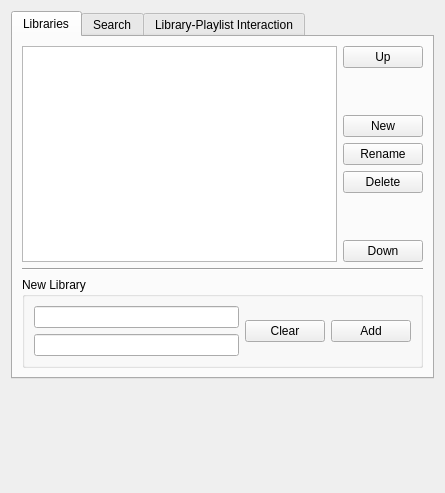
<?xml version="1.0" encoding="UTF-8"?>
<ui version="4.0">
 <class>GUI_LibraryPreferences</class>
 <widget class="QWidget" name="GUI_LibraryPreferences">
  <property name="geometry">
   <rect>
    <x>0</x>
    <y>0</y>
    <width>445</width>
    <height>493</height>
   </rect>
  </property>
  <layout class="QGridLayout" name="gridLayout">
   <property name="verticalSpacing">
    <number>20</number>
   </property>
   <item row="0" column="0">
    <widget class="QTabWidget" name="tabWidget">
     <property name="currentIndex">
      <number>0</number>
     </property>
     <widget class="QWidget" name="tab_libraries">
      <attribute name="title">
       <string>Libraries</string>
      </attribute>
      <layout class="QGridLayout" name="gridLayout_5">
       <item row="0" column="1">
        <layout class="QVBoxLayout" name="verticalLayout_2">
         <item>
          <widget class="QPushButton" name="btn_up">
           <property name="text">
            <string>Up</string>
           </property>
          </widget>
         </item>
         <item>
          <spacer name="verticalSpacer_3">
           <property name="orientation">
            <enum>Qt::Vertical</enum>
           </property>
           <property name="sizeHint" stdset="0">
            <size>
             <width>20</width>
             <height>40</height>
            </size>
           </property>
          </spacer>
         </item>
         <item>
          <widget class="QPushButton" name="btn_new">
           <property name="text">
            <string>New</string>
           </property>
          </widget>
         </item>
         <item>
          <widget class="QPushButton" name="btn_rename">
           <property name="text">
            <string notr="true">Rename</string>
           </property>
          </widget>
         </item>
         <item>
          <widget class="QPushButton" name="btn_delete">
           <property name="text">
            <string>Delete</string>
           </property>
          </widget>
         </item>
         <item>
          <spacer name="verticalSpacer_4">
           <property name="orientation">
            <enum>Qt::Vertical</enum>
           </property>
           <property name="sizeHint" stdset="0">
            <size>
             <width>20</width>
             <height>40</height>
            </size>
           </property>
          </spacer>
         </item>
         <item>
          <widget class="QPushButton" name="btn_down">
           <property name="text">
            <string>Down</string>
           </property>
          </widget>
         </item>
        </layout>
       </item>
       <item row="4" column="0" colspan="2">
        <widget class="QGroupBox" name="gb_new_library">
         <property name="title">
          <string>New Library</string>
         </property>
         <layout class="QGridLayout" name="gridLayout_7">
          <item row="0" column="0">
           <widget class="QLineEdit" name="le_name"/>
          </item>
          <item row="1" column="0">
           <widget class="QLineEdit" name="le_path"/>
          </item>
          <item row="0" column="1" rowspan="2">
           <layout class="QGridLayout" name="gridLayout_6">
            <item row="0" column="0">
             <widget class="QPushButton" name="btn_clear">
              <property name="text">
               <string>Clear</string>
              </property>
             </widget>
            </item>
            <item row="0" column="1">
             <widget class="QPushButton" name="btn_add">
              <property name="text">
               <string>Add</string>
              </property>
             </widget>
            </item>
           </layout>
          </item>
         </layout>
        </widget>
       </item>
       <item row="1" column="0" colspan="2">
        <widget class="Line" name="line_2">
         <property name="orientation">
          <enum>Qt::Horizontal</enum>
         </property>
        </widget>
       </item>
       <item row="0" column="0">
        <widget class="QListView" name="lv_libs">
         <property name="alternatingRowColors">
          <bool>true</bool>
         </property>
        </widget>
       </item>
      </layout>
     </widget>
     <widget class="QWidget" name="tab_search">
      <attribute name="title">
       <string>Search</string>
      </attribute>
      <layout class="QGridLayout" name="gridLayout_4">
       <property name="topMargin">
        <number>10</number>
       </property>
       <item row="0" column="1">
        <widget class="QLabel" name="label_4">
         <property name="font">
          <font>
           <weight>75</weight>
           <bold>true</bold>
          </font>
         </property>
         <property name="text">
          <string>Example</string>
         </property>
        </widget>
       </item>
       <item row="2" column="0">
        <widget class="QCheckBox" name="cb_case_insensitive">
         <property name="text">
          <string>Case insensitive</string>
         </property>
        </widget>
       </item>
       <item row="5" column="0">
        <spacer name="verticalSpacer">
         <property name="orientation">
          <enum>Qt::Vertical</enum>
         </property>
         <property name="sizeHint" stdset="0">
          <size>
           <width>20</width>
           <height>40</height>
          </size>
         </property>
        </spacer>
       </item>
       <item row="3" column="1">
        <widget class="QLabel" name="label_2">
         <property name="toolTip">
          <string notr="true">. ' &quot; &amp; ! $ + * / ( ) = - _ ; : , ? &lt; &gt;[ ] { } @ € white-spaces</string>
         </property>
         <property name="text">
          <string notr="true">don't -&gt; dont, R&amp;B -&gt; RB</string>
         </property>
        </widget>
       </item>
       <item row="0" column="0">
        <widget class="QLabel" name="label_5">
         <property name="font">
          <font>
           <weight>75</weight>
           <bold>true</bold>
          </font>
         </property>
         <property name="text">
          <string>Option</string>
         </property>
        </widget>
       </item>
       <item row="3" column="0">
        <widget class="QCheckBox" name="cb_no_special_chars">
         <property name="toolTip">
          <string notr="true">. ' &quot; &amp; ! $ + * / ( ) = - _ ; : , ? &lt; &gt;[ ] { } @ € white-spaces</string>
         </property>
         <property name="text">
          <string>Ignore special characters</string>
         </property>
        </widget>
       </item>
       <item row="4" column="1">
        <widget class="QLabel" name="label_3">
         <property name="toolTip">
          <string notr="true">Š Œ Ž š œ ž Ÿ¥ µ À Á Â Ã Ä Å Æ Ç È É Ê Ë Ì Í Î Ï Ð Ñ Ò Ó Ô Õ Ö Ø Ù Ú Û Ü Ý ß à á â ã ä å æ ç è é ê ë ì í î ï ð ñ ò ó ô õ ö ø ù ú û ü ý ÿ</string>
         </property>
         <property name="text">
          <string notr="true">é -&gt; e, ö -&gt; o</string>
         </property>
        </widget>
       </item>
       <item row="4" column="0">
        <widget class="QCheckBox" name="cb_no_accents">
         <property name="toolTip">
          <string notr="true">Š Œ Ž š œ ž Ÿ¥ µ À Á Â Ã Ä Å Æ Ç È É Ê Ë Ì Í Î Ï Ð Ñ Ò Ó Ô Õ Ö Ø Ù Ú Û Ü Ý ß à á â ã ä å æ ç è é ê ë ì í î ï ð ñ ò ó ô õ ö ø ù ú û ü ý ÿ</string>
         </property>
         <property name="text">
          <string>Ignore accents</string>
         </property>
        </widget>
       </item>
       <item row="2" column="1">
        <widget class="QLabel" name="label">
         <property name="text">
          <string notr="true">A -&gt; a, a -&gt; a</string>
         </property>
        </widget>
       </item>
       <item row="1" column="0" colspan="2">
        <widget class="Line" name="line">
         <property name="orientation">
          <enum>Qt::Horizontal</enum>
         </property>
        </widget>
       </item>
      </layout>
     </widget>
     <widget class="QWidget" name="tab_playlist_interaction">
      <attribute name="title">
       <string>Library-Playlist Interaction</string>
      </attribute>
      <layout class="QGridLayout" name="gridLayout_3">
       <property name="topMargin">
        <number>10</number>
       </property>
       <property name="verticalSpacing">
        <number>10</number>
       </property>
       <item row="0" column="0">
        <widget class="QGroupBox" name="groupBox">
         <property name="title">
          <string>On double click, create playlist and</string>
         </property>
         <layout class="QVBoxLayout" name="verticalLayout">
          <item>
           <widget class="QRadioButton" name="rb_dc_do_nothing">
            <property name="text">
             <string>do nothing (default)</string>
            </property>
           </widget>
          </item>
          <item>
           <widget class="QRadioButton" name="rb_dc_play_if_stopped">
            <property name="text">
             <string>start playback if stopped</string>
            </property>
           </widget>
          </item>
          <item>
           <widget class="QRadioButton" name="rb_dc_play_immediately">
            <property name="text">
             <string>start playback immediately</string>
            </property>
           </widget>
          </item>
         </layout>
        </widget>
       </item>
       <item row="1" column="0">
        <widget class="QGroupBox" name="groupBox_2">
         <property name="title">
          <string>When drag and drop into playlist </string>
         </property>
         <layout class="QGridLayout" name="gridLayout_2">
          <item row="0" column="0">
           <widget class="QRadioButton" name="rb_dd_do_nothing">
            <property name="text">
             <string>do nothing (default)</string>
            </property>
           </widget>
          </item>
          <item row="1" column="0">
           <widget class="QRadioButton" name="rb_dd_start_if_stopped_and_empty">
            <property name="text">
             <string>start if stopped and playlist is empty</string>
            </property>
           </widget>
          </item>
         </layout>
        </widget>
       </item>
       <item row="2" column="0">
        <spacer name="verticalSpacer_2">
         <property name="orientation">
          <enum>Qt::Vertical</enum>
         </property>
         <property name="sizeHint" stdset="0">
          <size>
           <width>20</width>
           <height>40</height>
          </size>
         </property>
        </spacer>
       </item>
      </layout>
     </widget>
    </widget>
   </item>
   <item row="1" column="0">
    <spacer name="verticalSpacer_5">
     <property name="orientation">
      <enum>Qt::Vertical</enum>
     </property>
     <property name="sizeHint" stdset="0">
      <size>
       <width>20</width>
       <height>40</height>
      </size>
     </property>
    </spacer>
   </item>
  </layout>
 </widget>
 <resources/>
 <connections/>
</ui>
